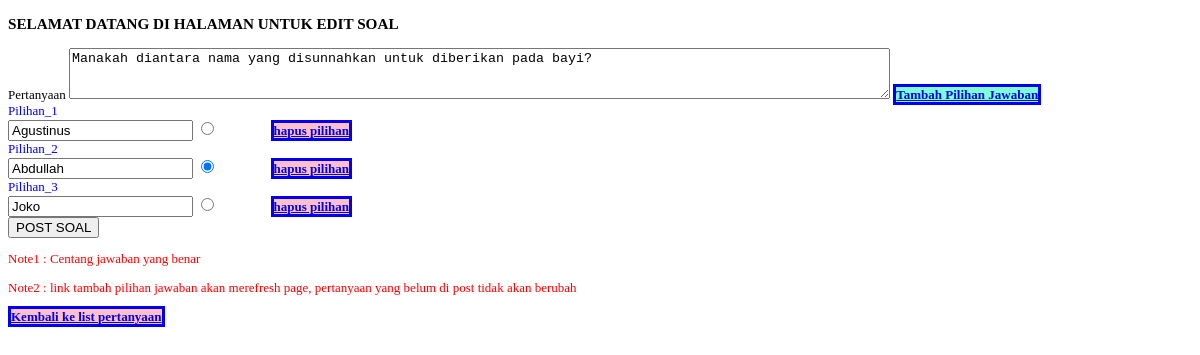
The page /question_detail/1 on the database its author committed.
### quiz/models.py (models this page shows, shortened)
class Question(models.Model):
    text = models.CharField(max_length=200)
    update = models.DateTimeField(auto_now=True)

class Option(models.Model):
    question = models.ForeignKey(Question,on_delete=models.CASCADE)
    text = models.CharField(max_length=100)
    is_true=models.BooleanField(default=False)

### quiz/views.py (the view, shortened to what this page needs)
# urls.py: path('question_detail/<int:id>',views.question_detail_view,name='question-detail-view'),
def question_detail_view(request,id):
    question = Question.objects.get(id=id)
    context = {
        'question':question
    }
    return render(request,'quiz/question_detail.html',context)

### quiz/templates/quiz/question_detail.html (shortened to what this page needs)
{% extends 'quiz/base.html' %}
{% block content %}
<h3>SELAMAT DATANG DI HALAMAN UNTUK EDIT SOAL</h3>
    <div class="form-group">
        <form  action="{% url 'quiz:question-detail-view' question.id %}" method="post">
            <div>
            <label class="form-label" for="text_area_question">Pertanyaan</label>
            <Textarea id = "text_area_question" name ="text-area-question" cols="100" rows="3">{{question.text}}</Textarea>
            <a href="{% url 'quiz:add-option-view' question.id %}" class="a-like-box-edit">Tambah Pilihan Jawaban</a>
            </div>
            {% for q in question.option_set.all %}
                <label  style="color: blue;" for="option_{{q.id}}">Pilihan_{{forloop.counter}}</label>
                <div>
                    <input name="option-input-{{q.id}}" style="display:inline" class="form-input" id = "option_{{q.id}}" type="text" value="{{q.text}}">
                    <input name="radio-option-input" id="radio_option_{{q.id}}" type="radio" value="{{q.id}}" {% if q.is_true %}checked{% endif %} >
                    <a style="margin-left: 50px;" class="a-like-box-delete" href="{% url 'quiz:delete-option-view' q.id question.id %}">hapus pilihan</a>
                </div>
            {% endfor %}
            <input type="submit" value ="POST SOAL">
        </form>
        <p style="color: red;">Note1 : Centang jawaban yang benar</p>
        <p style="color: red;">Note2 : link tambah pilihan jawaban akan merefresh page, pertanyaan yang belum di post tidak akan berubah</p>
        <a class="a-like-box-delete" href="{% url 'quiz:question-list-view' %}">Kembali ke list pertanyaan</a>
    </div>
{% endblock %}

### static_project/style.css (style rules this page uses)
.form-input { width: min-content; }
.a-like-box-edit { border-style: solid; background-color: aquamarine; font-weight: bolder; }
.a-like-box-delete { border-style: solid; background-color: pink; font-weight: bolder; }

### rows shown on the page
Question: text-area-question "Manakah diantara nama yang disunnahkan untuk diberikan pada bayi?"
Option: text "Agustinus"
Option: text "Abdullah", is_true "☑"
Option: text "Joko"
